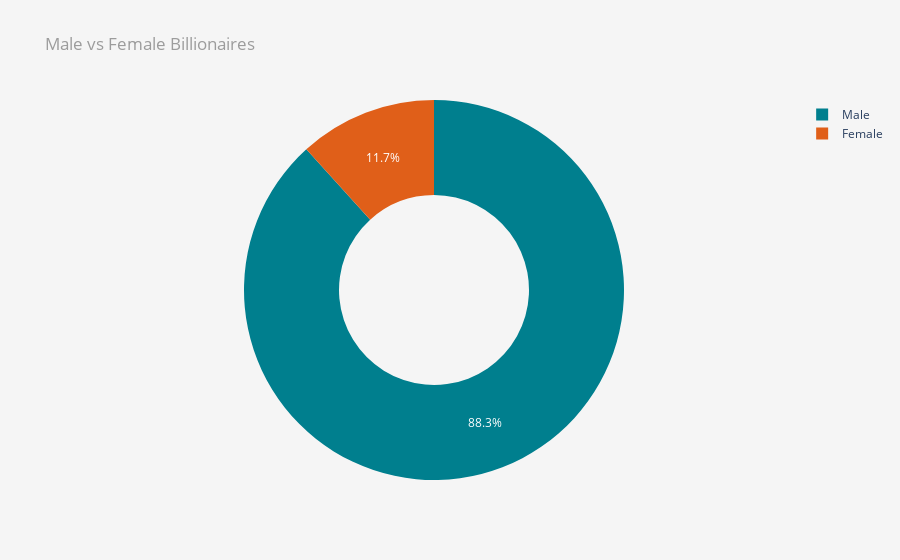

Write notebook code for a chart like this one.
### Code cell
gender = go.Pie(
    labels = by_gender["Gender"],
    values = by_gender["count"],
    marker = dict(colors = ["#E05F19", "#007F8E"]),
    hole=0.5
)
layout = dict(
    title = dict(
        text="Male vs Female Billionaires", 
        font = dict(color="#9C9C9C")
    ),
    paper_bgcolor = "#F5F5F5",
    plot_bgcolor = "#F5F5F5"
)

fig = go.Figure(data = [gender], layout = layout)
fig.show()

### Figure 1 — Plotly figure (JSON) as saved in the notebook; plotly's stock layout.template omitted (floating-point values rounded to 4 significant figures)
{"data": [{"hole": 0.5, "labels": ["Female", "Male"], "marker": {"colors": ["#E05F19", "#007F8E"]}, "type": "pie", "values": [311, 2341]}], "layout": {"paper_bgcolor": "#F5F5F5", "plot_bgcolor": "#F5F5F5", "title": {"font": {"color": "#9C9C9C"}, "text": "Male vs Female Billionaires"}}}
